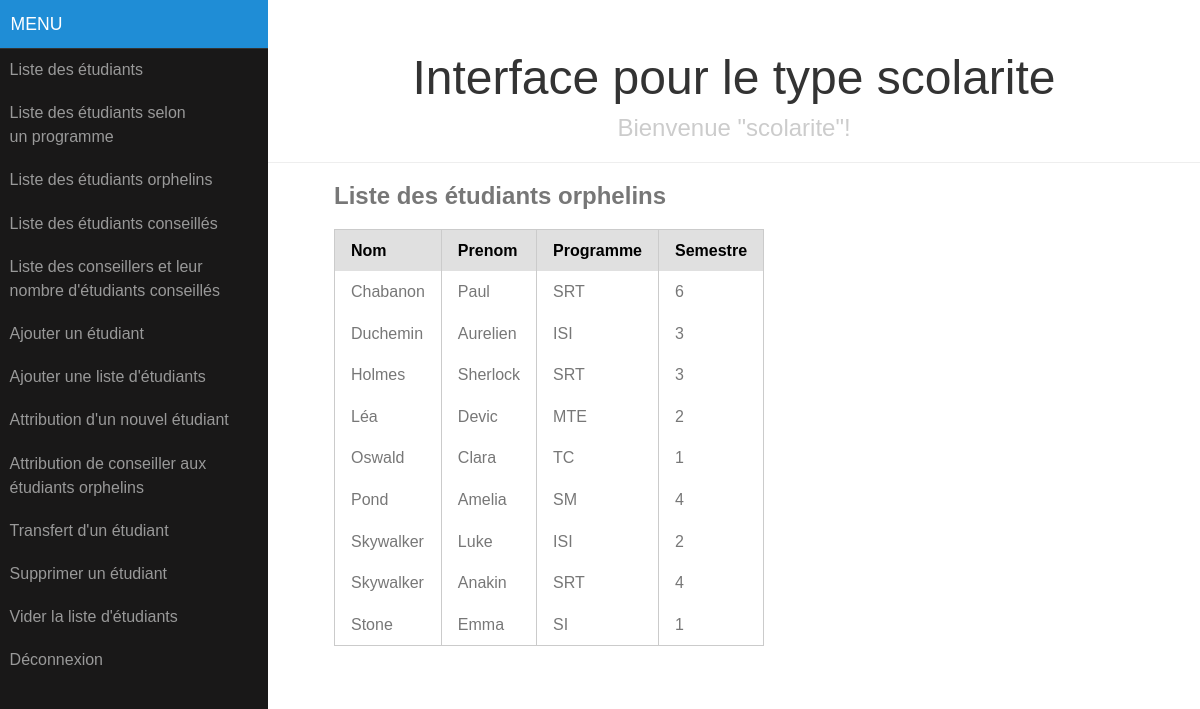
The app's page /index.php?page=scolarite_liste_etus_orphelins (signed in) with its own data.
### tables this page shows
CREATE TABLE IF NOT EXISTS `etudiant` (
  `id` int(11) NOT NULL AUTO_INCREMENT,
  `nom` varchar(30) NOT NULL,
  `prenom` varchar(30) NOT NULL,
  `id_programme` int(11) NOT NULL,
  `semestre` int(11) NOT NULL,
  PRIMARY KEY (`id`)
);

CREATE TABLE IF NOT EXISTS `programme` (
  `id` int(11) NOT NULL AUTO_INCREMENT,
  `nom` varchar(10) NOT NULL,
  PRIMARY KEY (`id`)
);

### controller/scolarite_liste_etus_orphelins.php (called while the page is built, shortened)
<?php
include_once 'view/scolarite_menu.php';
include_once 'model/etudiant.php';
$etudiants = Etudiant::getAllOrphelins();
include_once 'view/scolarite_liste_etus_orphelins.php';
?>

### model/etudiant.php (called while the page is built, shortened)
<?php
include_once 'model/personne.php';
include_once 'model/programme.php';
class Etudiant extends Personne {
private $programme;
private $semestre;
function __construct($id, $nom, $prenom, $id_programme, $semestre){
	if(!empty($id_programme))
		$this->getProgramme()->recupererNom();
}
static function getAllOrphelins(){
	global $bdd;
	try {
		$req = "SELECT * FROM etudiant WHERE id NOT IN (SELECT id_etudiant FROM conseille) ORDER BY nom";
		$result = $bdd->query($req);
		$row = $result->fetch();
		if(empty($row))
			return null;
		else{
			$etudiants = array();
			do{
				$etudiants[] = new Etudiant ($row['id'], $row['nom'], $row['prenom'], $row['id_programme'], $row['semestre']);
			}while($row = $result->fetch());
			return $etudiants;
		}
	} catch(PDOException $e) { die ("Erreur lors de l'exécution de la requête : " . $e->getMessage()); }
}
function setProgramme($programme) { $this->programme = $programme; }
function setSemestre($semestre) { if($semestre > 0) $this->semestre = $semestre; }
function getProgramme() { return $this->programme; }
function getSemestre() { return $this->semestre; }
}
?>

### model/programme.php (called while the page is built, shortened)
<?php
class Programme {
private $id;
private $nom;
function recupererNom(){
	global $bdd;
	try {
		$req = "SELECT nom FROM programme WHERE id = '" . $this->getId() . "'";
		$result = $bdd->query($req);
		$row = $result->fetch();
	} catch(PDOException $e) { die ("Erreur lors de l'exécution de la requête : " . $e->getMessage()); }
}
function setId($id) { $this->id = $id; }
function setNom($nom) { $this->nom = $nom; }
function getId() { return $this->id; }
function getNom() { return $this->nom ;}
}
?>

### model/personne.php (called while the page is built, shortened)
<?php
abstract class Personne {
private $nom;
private $prenom;
function setNom($nom) { $this->nom = $nom; }
function setPrenom($prenom) { $this->prenom = $prenom; }
function getNom() { return $this->nom; }
function getPrenom() { return $this->prenom; }
}
?>

### view/scolarite_liste_etus_orphelins.php (the view)
<div id="main">
        <div class="header">
            <h1>Interface pour le type <?php echo $_SESSION['type'] ?></h1>
            <h2>Bienvenue "<?php echo $_SESSION['login'] ?>"!</h2>
        </div>
        <div class="content">
            <h2>Liste des étudiants orphelins</h2>
<?php
if(empty($etudiants))
	echo '<p>Il n\'y a pas d\'étudiants orphelins.</p>';
else{
?>
	<table class="pure-table">
		<thead>
			<tr>
				<th>Nom</th>
				<th>Prenom</th>
				<th>Programme</th>
				<th>Semestre</th>
			</tr>
		</thead>
<?php
	foreach($etudiants as $etu){
		echo '<tbody><tr>';
			echo '<td>' . $etu->getNom() . '</td>';
			echo '<td>' . $etu->getPrenom() . '</td>';
			echo '<td>' . $etu->getProgramme()->getNom() . '</td>';
			echo '<td>' . $etu->getSemestre() . '</td>';
		echo '</tr></tbody>';
	}
?>
	</table>
<?php
}
?>
        </div>
    </div>
</div>
</body>

### css/pure-release-0.5.0/pure-min.css (style rules this page uses)
html { font-size:100%;-ms-text-size-adjust:100%;-webkit-text-size-adjust:100% }
html,button,input,select,textarea { font-family:sans-serif }
h1 { font-size:2em;margin:.67em 0 }
h2 { font-size:1.5em;margin:.83em 0 }
table { border-collapse:collapse;border-spacing:0 }
.pure-table { border-collapse:collapse;border-spacing:0;empty-cells:show;border:1px solid #cbcbcb }
.pure-table td,.pure-table th { border-left:1px solid #cbcbcb;border-width:0 0 0 1px;font-size:inherit;margin:0;overflow:visible;padding:.5em 1em }
.pure-table td:first-child,.pure-table th:first-child { border-left-width:0 }
.pure-table thead { background:#e0e0e0;color:#000;text-align:left;vertical-align:bottom }
.pure-table td { background-color:transparent }

### css/side-menu.css (style rules this page uses)
.content { margin: 0 auto; padding: 0 2em; max-width: 800px; margin-bottom: 50px; line-height: 1.6em; }
.header { margin: 0; color: #333; text-align: center; padding: 2.5em 2em 0; border-bottom: 1px solid #eee; }
.header h1 { margin: 0.2em 0; font-size: 3em; font-weight: 300; }
.header h2 { font-weight: 300; color: #ccc; padding: 0; margin-top: 0; }
@media (min-width: 48em) { .header, .content { padding-left: 2em; padding-right: 2em; } }

### records on screen
etudiant: nom "Chabanon", prenom "Paul", id_programme.nom "SRT", semestre "6"
etudiant: nom "Duchemin", prenom "Aurelien", id_programme.nom "ISI", semestre "3"
etudiant: nom "Holmes", prenom "Sherlock", id_programme.nom "SRT", semestre "3"
etudiant: nom "Léa", prenom "Devic", id_programme.nom "MTE", semestre "2"
etudiant: nom "Oswald", prenom "Clara", id_programme.nom "TC", semestre "1"
etudiant: nom "Pond", prenom "Amelia", id_programme.nom "SM", semestre "4"
etudiant: nom "Skywalker", prenom "Luke", id_programme.nom "ISI", semestre "2"
etudiant: nom "Skywalker", prenom "Anakin", id_programme.nom "SRT", semestre "4"
etudiant: nom "Stone", prenom "Emma", id_programme.nom "SI", semestre "1"

### other values on screen
$_SESSION['type'] "scolarite"
$_SESSION['login'] "scolarite"
